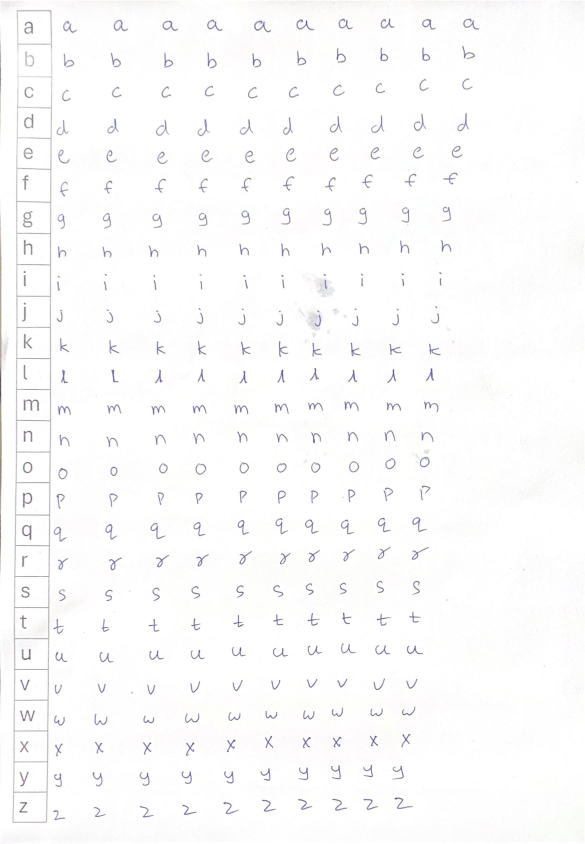
#> input picture extracted_images/image_2_1.jpeg, 1755 x 2531 px (shown at 1/3 size)
$ python drawing_rect.py
#> lines starting #> are read from the running program, lines starting #| are printed output that depends on the picture
import cv2

# Load the image
image = cv2.imread("extracted_images/image_2_1.jpeg")
#> image is the input picture: shape (2531, 1755, 3); mean B, G, R 251.5, 251.2, 251.3

# Define the top-left and bottom-right coordinates of the rectangle
start_point = [159, 60]  # (x, y)
end_point =  [1700, 159]   # (x, y)

# Define the rectangle color (BGR format) and thickness
color = (0, 255, 0)  # Green
thickness = 2  # Line thickness
for i in range(27):

    # Draw the rectangle on the image
    cv2.rectangle(image, start_point, end_point, color, thickness)
    start_point[1] += 93
    end_point[1] += 93
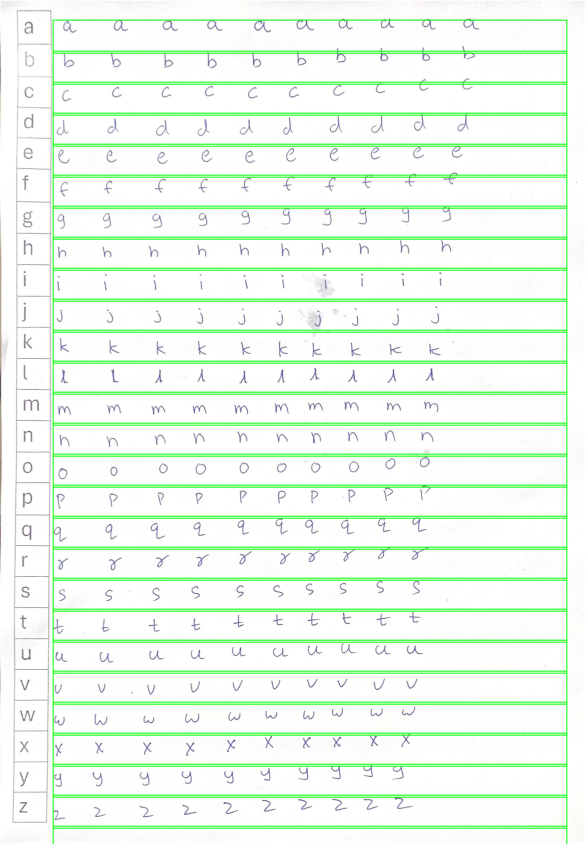
#> image: shape (2531, 1755, 3) (shown at 1/3 size); mean B, G, R 236.7, 251.3, 236.5
#> after the loop, end_point = [1700, 2670]; start_point = [159, 2571]

# Display the image
cv2.imshow("Rectangle", image)
cv2.waitKey(0)
cv2.destroyAllWindows()

# Save the image (optional)
cv2.imwrite("output.jpg", image)

$ run again, with extracted_images/image_1_1.jpeg copied over extracted_images/image_2_1.jpeg
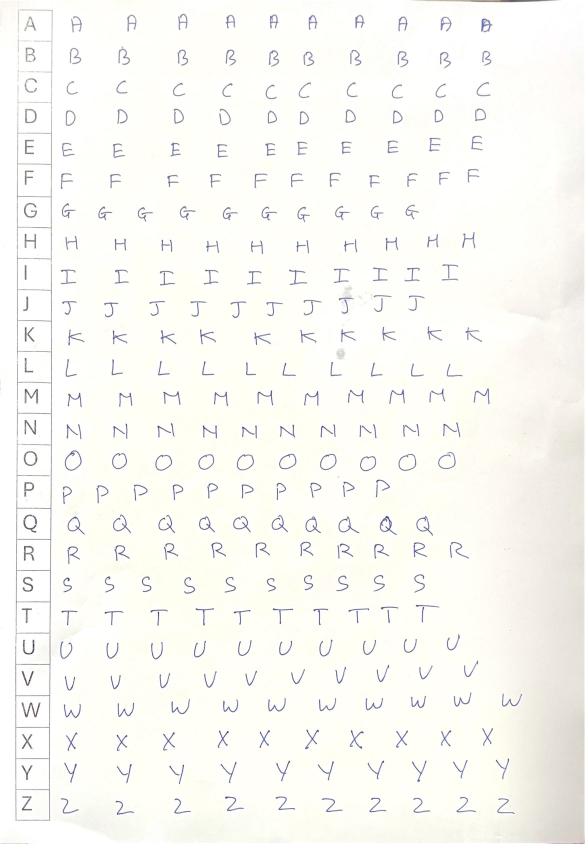
#> input picture extracted_images/image_1_1.jpeg, 1755 x 2531 px (shown at 1/3 size)
#> image is the input picture: shape (2531, 1755, 3); mean B, G, R 243.5, 248.7, 249.2
#> after the loop `for i in range(27):`:
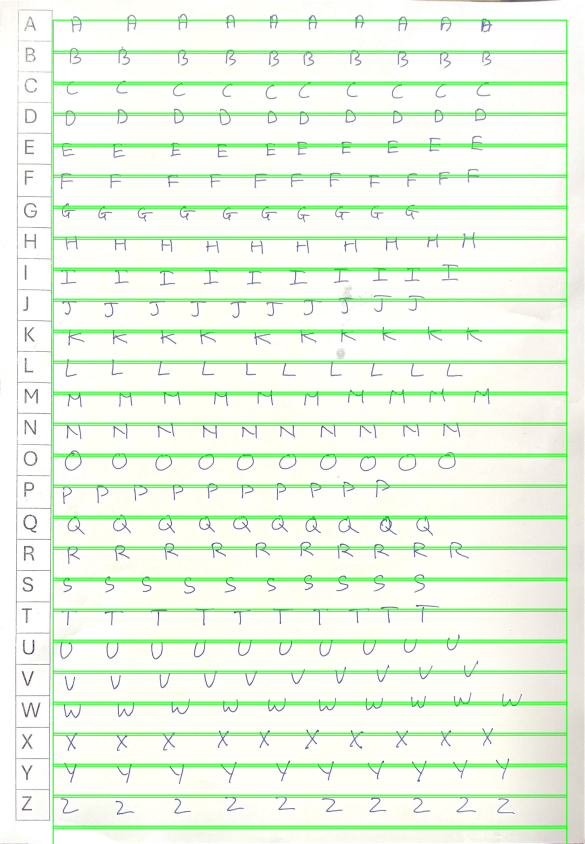
#> image: shape (2531, 1755, 3) (shown at 1/3 size); mean B, G, R 229.4, 249.2, 234.7
#> after the loop `for i in range(27):`: end_point = [1700, 2670]; start_point = [159, 2571]
